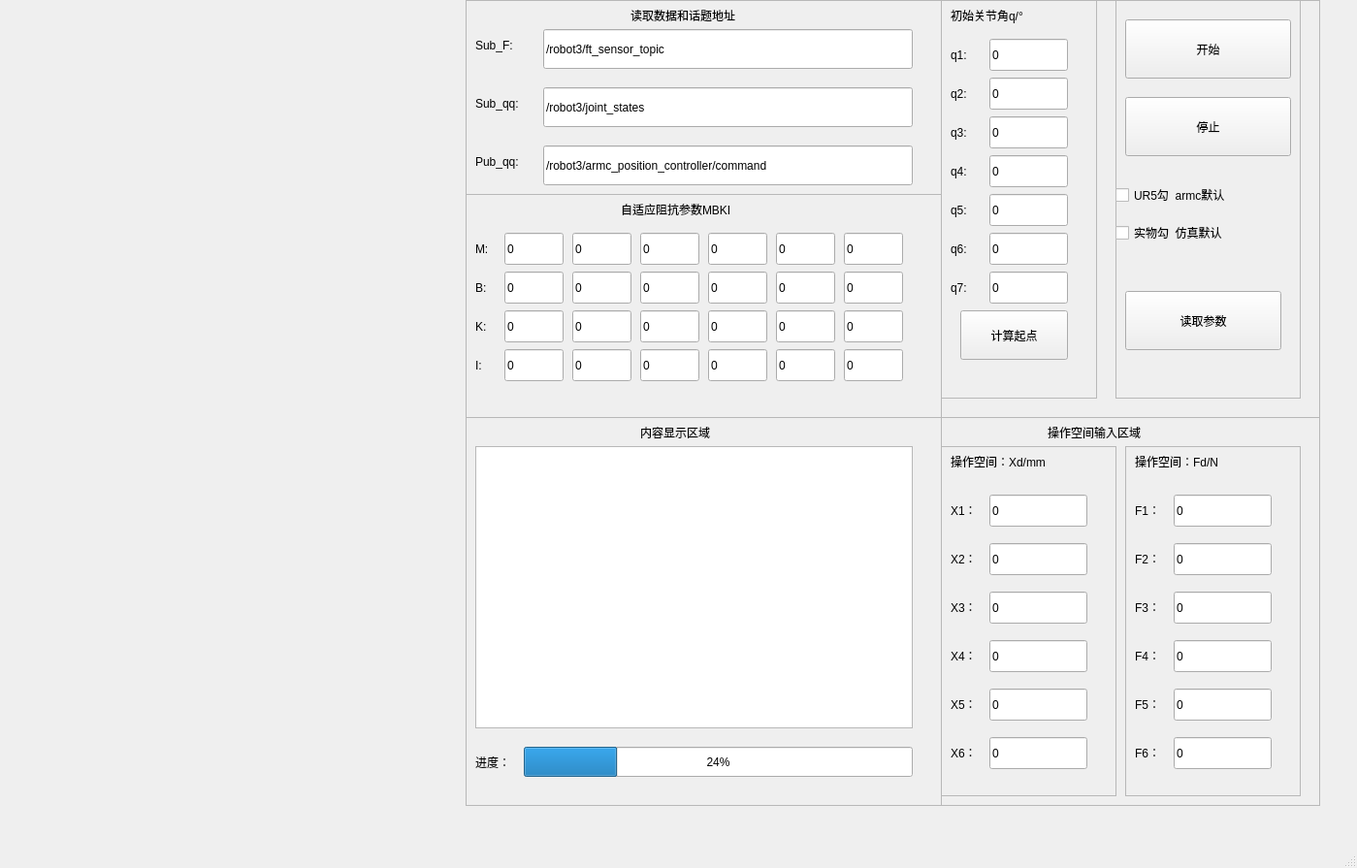
<?xml version="1.0" encoding="UTF-8"?>
<ui version="4.0">
 <class>MainWindow</class>
 <widget class="QMainWindow" name="MainWindow">
  <property name="geometry">
   <rect>
    <x>0</x>
    <y>0</y>
    <width>1399</width>
    <height>895</height>
   </rect>
  </property>
  <property name="windowTitle">
   <string>MainWindow</string>
  </property>
  <widget class="QWidget" name="centralwidget">
   <widget class="QWidget" name="horizontalLayoutWidget">
    <property name="geometry">
     <rect>
      <x>10</x>
      <y>0</y>
      <width>471</width>
      <height>431</height>
     </rect>
    </property>
    <layout class="QHBoxLayout" name="horizontalLayout_1"/>
   </widget>
   <widget class="QWidget" name="horizontalLayoutWidget_2">
    <property name="geometry">
     <rect>
      <x>10</x>
      <y>430</y>
      <width>471</width>
      <height>401</height>
     </rect>
    </property>
    <layout class="QHBoxLayout" name="horizontalLayout_2"/>
   </widget>
   <widget class="QWidget" name="horizontalLayoutWidget_6">
    <property name="geometry">
     <rect>
      <x>480</x>
      <y>0</y>
      <width>491</width>
      <height>431</height>
     </rect>
    </property>
    <layout class="QHBoxLayout" name="horizontalLayout">
     <item>
      <widget class="QFrame" name="frame_6">
       <property name="frameShape">
        <enum>QFrame::StyledPanel</enum>
       </property>
       <property name="frameShadow">
        <enum>QFrame::Raised</enum>
       </property>
       <widget class="QLabel" name="label_8">
        <property name="geometry">
         <rect>
          <x>10</x>
          <y>90</y>
          <width>71</width>
          <height>33</height>
         </rect>
        </property>
        <property name="text">
         <string>Sub_qq:</string>
        </property>
       </widget>
       <widget class="QLineEdit" name="lineEdit_sub_qq">
        <property name="geometry">
         <rect>
          <x>80</x>
          <y>90</y>
          <width>381</width>
          <height>41</height>
         </rect>
        </property>
        <property name="text">
         <string>/robot3/joint_states</string>
        </property>
       </widget>
       <widget class="QLabel" name="label_9">
        <property name="geometry">
         <rect>
          <x>10</x>
          <y>30</y>
          <width>61</width>
          <height>33</height>
         </rect>
        </property>
        <property name="text">
         <string>Sub_F:</string>
        </property>
       </widget>
       <widget class="QLineEdit" name="lineEdit_sub_f">
        <property name="geometry">
         <rect>
          <x>80</x>
          <y>30</y>
          <width>381</width>
          <height>41</height>
         </rect>
        </property>
        <property name="text">
         <string>/robot3/ft_sensor_topic</string>
        </property>
       </widget>
       <widget class="QLabel" name="label_3">
        <property name="geometry">
         <rect>
          <x>170</x>
          <y>0</y>
          <width>161</width>
          <height>31</height>
         </rect>
        </property>
        <property name="text">
         <string>读取数据和话题地址</string>
        </property>
       </widget>
       <widget class="QFrame" name="frame_3">
        <property name="geometry">
         <rect>
          <x>0</x>
          <y>200</y>
          <width>491</width>
          <height>231</height>
         </rect>
        </property>
        <property name="frameShape">
         <enum>QFrame::StyledPanel</enum>
        </property>
        <property name="frameShadow">
         <enum>QFrame::Raised</enum>
        </property>
        <widget class="QLabel" name="label_2">
         <property name="geometry">
          <rect>
           <x>160</x>
           <y>0</y>
           <width>171</width>
           <height>31</height>
          </rect>
         </property>
         <property name="text">
          <string>自适应阻抗参数MBKI</string>
         </property>
        </widget>
        <widget class="QLabel" name="label_25">
         <property name="geometry">
          <rect>
           <x>10</x>
           <y>40</y>
           <width>21</width>
           <height>33</height>
          </rect>
         </property>
         <property name="text">
          <string>M:</string>
         </property>
        </widget>
        <widget class="QLineEdit" name="lineEdit_m1">
         <property name="geometry">
          <rect>
           <x>40</x>
           <y>40</y>
           <width>61</width>
           <height>33</height>
          </rect>
         </property>
         <property name="text">
          <string>0</string>
         </property>
        </widget>
        <widget class="QLineEdit" name="lineEdit_m6">
         <property name="geometry">
          <rect>
           <x>390</x>
           <y>40</y>
           <width>61</width>
           <height>33</height>
          </rect>
         </property>
         <property name="text">
          <string>0</string>
         </property>
        </widget>
        <widget class="QLineEdit" name="lineEdit_m5">
         <property name="geometry">
          <rect>
           <x>320</x>
           <y>40</y>
           <width>61</width>
           <height>33</height>
          </rect>
         </property>
         <property name="text">
          <string>0</string>
         </property>
        </widget>
        <widget class="QLineEdit" name="lineEdit_m4">
         <property name="geometry">
          <rect>
           <x>250</x>
           <y>40</y>
           <width>61</width>
           <height>33</height>
          </rect>
         </property>
         <property name="text">
          <string>0</string>
         </property>
        </widget>
        <widget class="QLineEdit" name="lineEdit_m3">
         <property name="geometry">
          <rect>
           <x>180</x>
           <y>40</y>
           <width>61</width>
           <height>33</height>
          </rect>
         </property>
         <property name="text">
          <string>0</string>
         </property>
        </widget>
        <widget class="QLineEdit" name="lineEdit_m2">
         <property name="geometry">
          <rect>
           <x>110</x>
           <y>40</y>
           <width>61</width>
           <height>33</height>
          </rect>
         </property>
         <property name="text">
          <string>0</string>
         </property>
        </widget>
        <widget class="QLineEdit" name="lineEdit_b3">
         <property name="geometry">
          <rect>
           <x>180</x>
           <y>80</y>
           <width>61</width>
           <height>33</height>
          </rect>
         </property>
         <property name="text">
          <string>0</string>
         </property>
        </widget>
        <widget class="QLineEdit" name="lineEdit_b5">
         <property name="geometry">
          <rect>
           <x>320</x>
           <y>80</y>
           <width>61</width>
           <height>33</height>
          </rect>
         </property>
         <property name="text">
          <string>0</string>
         </property>
        </widget>
        <widget class="QLineEdit" name="lineEdit_b1">
         <property name="geometry">
          <rect>
           <x>40</x>
           <y>80</y>
           <width>61</width>
           <height>33</height>
          </rect>
         </property>
         <property name="text">
          <string>0</string>
         </property>
        </widget>
        <widget class="QLineEdit" name="lineEdit_b6">
         <property name="geometry">
          <rect>
           <x>390</x>
           <y>80</y>
           <width>61</width>
           <height>33</height>
          </rect>
         </property>
         <property name="text">
          <string>0</string>
         </property>
        </widget>
        <widget class="QLabel" name="label_26">
         <property name="geometry">
          <rect>
           <x>10</x>
           <y>80</y>
           <width>21</width>
           <height>33</height>
          </rect>
         </property>
         <property name="text">
          <string>B:</string>
         </property>
        </widget>
        <widget class="QLineEdit" name="lineEdit_b2">
         <property name="geometry">
          <rect>
           <x>110</x>
           <y>80</y>
           <width>61</width>
           <height>33</height>
          </rect>
         </property>
         <property name="text">
          <string>0</string>
         </property>
        </widget>
        <widget class="QLineEdit" name="lineEdit_b4">
         <property name="geometry">
          <rect>
           <x>250</x>
           <y>80</y>
           <width>61</width>
           <height>33</height>
          </rect>
         </property>
         <property name="text">
          <string>0</string>
         </property>
        </widget>
        <widget class="QLineEdit" name="lineEdit_k4">
         <property name="geometry">
          <rect>
           <x>250</x>
           <y>120</y>
           <width>61</width>
           <height>33</height>
          </rect>
         </property>
         <property name="text">
          <string>0</string>
         </property>
        </widget>
        <widget class="QLabel" name="label_27">
         <property name="geometry">
          <rect>
           <x>10</x>
           <y>120</y>
           <width>21</width>
           <height>33</height>
          </rect>
         </property>
         <property name="text">
          <string>K:</string>
         </property>
        </widget>
        <widget class="QLineEdit" name="lineEdit_k2">
         <property name="geometry">
          <rect>
           <x>110</x>
           <y>120</y>
           <width>61</width>
           <height>33</height>
          </rect>
         </property>
         <property name="text">
          <string>0</string>
         </property>
        </widget>
        <widget class="QLineEdit" name="lineEdit_k3">
         <property name="geometry">
          <rect>
           <x>180</x>
           <y>120</y>
           <width>61</width>
           <height>33</height>
          </rect>
         </property>
         <property name="text">
          <string>0</string>
         </property>
        </widget>
        <widget class="QLineEdit" name="lineEdit_k5">
         <property name="geometry">
          <rect>
           <x>320</x>
           <y>120</y>
           <width>61</width>
           <height>33</height>
          </rect>
         </property>
         <property name="text">
          <string>0</string>
         </property>
        </widget>
        <widget class="QLineEdit" name="lineEdit_k6">
         <property name="geometry">
          <rect>
           <x>390</x>
           <y>120</y>
           <width>61</width>
           <height>33</height>
          </rect>
         </property>
         <property name="text">
          <string>0</string>
         </property>
        </widget>
        <widget class="QLineEdit" name="lineEdit_k1">
         <property name="geometry">
          <rect>
           <x>40</x>
           <y>120</y>
           <width>61</width>
           <height>33</height>
          </rect>
         </property>
         <property name="text">
          <string>0</string>
         </property>
        </widget>
        <widget class="QLineEdit" name="lineEdit_i3">
         <property name="geometry">
          <rect>
           <x>180</x>
           <y>160</y>
           <width>61</width>
           <height>33</height>
          </rect>
         </property>
         <property name="text">
          <string>0</string>
         </property>
        </widget>
        <widget class="QLineEdit" name="lineEdit_i5">
         <property name="geometry">
          <rect>
           <x>320</x>
           <y>160</y>
           <width>61</width>
           <height>33</height>
          </rect>
         </property>
         <property name="text">
          <string>0</string>
         </property>
        </widget>
        <widget class="QLineEdit" name="lineEdit_i1">
         <property name="geometry">
          <rect>
           <x>40</x>
           <y>160</y>
           <width>61</width>
           <height>33</height>
          </rect>
         </property>
         <property name="text">
          <string>0</string>
         </property>
        </widget>
        <widget class="QLineEdit" name="lineEdit_i6">
         <property name="geometry">
          <rect>
           <x>390</x>
           <y>160</y>
           <width>61</width>
           <height>33</height>
          </rect>
         </property>
         <property name="text">
          <string>0</string>
         </property>
        </widget>
        <widget class="QLabel" name="label_29">
         <property name="geometry">
          <rect>
           <x>10</x>
           <y>160</y>
           <width>21</width>
           <height>33</height>
          </rect>
         </property>
         <property name="text">
          <string>I:</string>
         </property>
        </widget>
        <widget class="QLineEdit" name="lineEdit_i2">
         <property name="geometry">
          <rect>
           <x>110</x>
           <y>160</y>
           <width>61</width>
           <height>33</height>
          </rect>
         </property>
         <property name="text">
          <string>0</string>
         </property>
        </widget>
        <widget class="QLineEdit" name="lineEdit_i4">
         <property name="geometry">
          <rect>
           <x>250</x>
           <y>160</y>
           <width>61</width>
           <height>33</height>
          </rect>
         </property>
         <property name="text">
          <string>0</string>
         </property>
        </widget>
       </widget>
       <widget class="QLabel" name="label_30">
        <property name="geometry">
         <rect>
          <x>10</x>
          <y>150</y>
          <width>71</width>
          <height>33</height>
         </rect>
        </property>
        <property name="text">
         <string>Pub_qq:</string>
        </property>
       </widget>
       <widget class="QLineEdit" name="lineEdit_pub_qq">
        <property name="geometry">
         <rect>
          <x>80</x>
          <y>150</y>
          <width>381</width>
          <height>41</height>
         </rect>
        </property>
        <property name="text">
         <string>/robot3/armc_position_controller/command</string>
        </property>
       </widget>
      </widget>
     </item>
    </layout>
   </widget>
   <widget class="QWidget" name="horizontalLayoutWidget_5">
    <property name="geometry">
     <rect>
      <x>480</x>
      <y>430</y>
      <width>491</width>
      <height>401</height>
     </rect>
    </property>
    <layout class="QHBoxLayout" name="horizontalLayout_5">
     <item>
      <widget class="QFrame" name="frame">
       <property name="frameShape">
        <enum>QFrame::StyledPanel</enum>
       </property>
       <property name="frameShadow">
        <enum>QFrame::Raised</enum>
       </property>
       <widget class="QTextEdit" name="textEdit">
        <property name="geometry">
         <rect>
          <x>10</x>
          <y>30</y>
          <width>451</width>
          <height>291</height>
         </rect>
        </property>
       </widget>
       <widget class="QProgressBar" name="progressBar">
        <property name="geometry">
         <rect>
          <x>60</x>
          <y>340</y>
          <width>401</width>
          <height>31</height>
         </rect>
        </property>
        <property name="value">
         <number>24</number>
        </property>
       </widget>
       <widget class="QLabel" name="label_10">
        <property name="geometry">
         <rect>
          <x>10</x>
          <y>340</y>
          <width>51</width>
          <height>31</height>
         </rect>
        </property>
        <property name="text">
         <string>进度：</string>
        </property>
       </widget>
       <widget class="QLabel" name="label_4">
        <property name="geometry">
         <rect>
          <x>180</x>
          <y>0</y>
          <width>111</width>
          <height>31</height>
         </rect>
        </property>
        <property name="text">
         <string>内容显示区域</string>
        </property>
       </widget>
      </widget>
     </item>
    </layout>
   </widget>
   <widget class="QWidget" name="verticalLayoutWidget">
    <property name="geometry">
     <rect>
      <x>970</x>
      <y>430</y>
      <width>391</width>
      <height>401</height>
     </rect>
    </property>
    <layout class="QVBoxLayout" name="verticalLayout">
     <item>
      <widget class="QFrame" name="frame_4">
       <property name="frameShape">
        <enum>QFrame::StyledPanel</enum>
       </property>
       <property name="frameShadow">
        <enum>QFrame::Raised</enum>
       </property>
       <widget class="QFrame" name="frame_2">
        <property name="geometry">
         <rect>
          <x>0</x>
          <y>30</y>
          <width>181</width>
          <height>361</height>
         </rect>
        </property>
        <property name="frameShape">
         <enum>QFrame::StyledPanel</enum>
        </property>
        <property name="frameShadow">
         <enum>QFrame::Raised</enum>
        </property>
        <widget class="QLineEdit" name="lineEdit_x1">
         <property name="geometry">
          <rect>
           <x>50</x>
           <y>50</y>
           <width>101</width>
           <height>33</height>
          </rect>
         </property>
         <property name="text">
          <string>0</string>
         </property>
        </widget>
        <widget class="QLabel" name="label_19">
         <property name="geometry">
          <rect>
           <x>10</x>
           <y>50</y>
           <width>31</width>
           <height>31</height>
          </rect>
         </property>
         <property name="text">
          <string>X1：</string>
         </property>
        </widget>
        <widget class="QLabel" name="label_20">
         <property name="geometry">
          <rect>
           <x>10</x>
           <y>0</y>
           <width>151</width>
           <height>31</height>
          </rect>
         </property>
         <property name="text">
          <string>操作空间：Xd/mm</string>
         </property>
        </widget>
        <widget class="QLabel" name="label_21">
         <property name="geometry">
          <rect>
           <x>10</x>
           <y>100</y>
           <width>31</width>
           <height>31</height>
          </rect>
         </property>
         <property name="text">
          <string>X2：</string>
         </property>
        </widget>
        <widget class="QLineEdit" name="lineEdit_x2">
         <property name="geometry">
          <rect>
           <x>50</x>
           <y>100</y>
           <width>101</width>
           <height>33</height>
          </rect>
         </property>
         <property name="text">
          <string>0</string>
         </property>
        </widget>
        <widget class="QLabel" name="label_22">
         <property name="geometry">
          <rect>
           <x>10</x>
           <y>150</y>
           <width>31</width>
           <height>31</height>
          </rect>
         </property>
         <property name="text">
          <string>X3：</string>
         </property>
        </widget>
        <widget class="QLineEdit" name="lineEdit_x3">
         <property name="geometry">
          <rect>
           <x>50</x>
           <y>150</y>
           <width>101</width>
           <height>33</height>
          </rect>
         </property>
         <property name="text">
          <string>0</string>
         </property>
        </widget>
        <widget class="QLabel" name="label_23">
         <property name="geometry">
          <rect>
           <x>10</x>
           <y>250</y>
           <width>31</width>
           <height>31</height>
          </rect>
         </property>
         <property name="text">
          <string>X5：</string>
         </property>
        </widget>
        <widget class="QLineEdit" name="lineEdit_x5">
         <property name="geometry">
          <rect>
           <x>50</x>
           <y>250</y>
           <width>101</width>
           <height>33</height>
          </rect>
         </property>
         <property name="text">
          <string>0</string>
         </property>
        </widget>
        <widget class="QLabel" name="label_24">
         <property name="geometry">
          <rect>
           <x>10</x>
           <y>300</y>
           <width>31</width>
           <height>31</height>
          </rect>
         </property>
         <property name="text">
          <string>X6：</string>
         </property>
        </widget>
        <widget class="QLineEdit" name="lineEdit_x6">
         <property name="geometry">
          <rect>
           <x>50</x>
           <y>300</y>
           <width>101</width>
           <height>33</height>
          </rect>
         </property>
         <property name="text">
          <string>0</string>
         </property>
        </widget>
        <widget class="QLineEdit" name="lineEdit_x4">
         <property name="geometry">
          <rect>
           <x>50</x>
           <y>200</y>
           <width>101</width>
           <height>33</height>
          </rect>
         </property>
         <property name="text">
          <string>0</string>
         </property>
        </widget>
        <widget class="QLabel" name="label_28">
         <property name="geometry">
          <rect>
           <x>10</x>
           <y>200</y>
           <width>31</width>
           <height>31</height>
          </rect>
         </property>
         <property name="text">
          <string>X4：</string>
         </property>
        </widget>
       </widget>
       <widget class="QLabel" name="label">
        <property name="geometry">
         <rect>
          <x>110</x>
          <y>0</y>
          <width>151</width>
          <height>31</height>
         </rect>
        </property>
        <property name="text">
         <string>操作空间输入区域</string>
        </property>
       </widget>
       <widget class="QFrame" name="frame_11">
        <property name="geometry">
         <rect>
          <x>190</x>
          <y>30</y>
          <width>181</width>
          <height>361</height>
         </rect>
        </property>
        <property name="frameShape">
         <enum>QFrame::StyledPanel</enum>
        </property>
        <property name="frameShadow">
         <enum>QFrame::Raised</enum>
        </property>
        <widget class="QLineEdit" name="lineEdit_f1">
         <property name="geometry">
          <rect>
           <x>50</x>
           <y>50</y>
           <width>101</width>
           <height>33</height>
          </rect>
         </property>
         <property name="text">
          <string>0</string>
         </property>
        </widget>
        <widget class="QLabel" name="label_44">
         <property name="geometry">
          <rect>
           <x>10</x>
           <y>50</y>
           <width>31</width>
           <height>31</height>
          </rect>
         </property>
         <property name="text">
          <string>F1：</string>
         </property>
        </widget>
        <widget class="QLabel" name="label_45">
         <property name="geometry">
          <rect>
           <x>10</x>
           <y>0</y>
           <width>151</width>
           <height>31</height>
          </rect>
         </property>
         <property name="text">
          <string>操作空间：Fd/N</string>
         </property>
        </widget>
        <widget class="QLabel" name="label_46">
         <property name="geometry">
          <rect>
           <x>10</x>
           <y>100</y>
           <width>31</width>
           <height>31</height>
          </rect>
         </property>
         <property name="text">
          <string>F2：</string>
         </property>
        </widget>
        <widget class="QLineEdit" name="lineEdit_f2">
         <property name="geometry">
          <rect>
           <x>50</x>
           <y>100</y>
           <width>101</width>
           <height>33</height>
          </rect>
         </property>
         <property name="text">
          <string>0</string>
         </property>
        </widget>
        <widget class="QLabel" name="label_47">
         <property name="geometry">
          <rect>
           <x>10</x>
           <y>150</y>
           <width>31</width>
           <height>31</height>
          </rect>
         </property>
         <property name="text">
          <string>F3：</string>
         </property>
        </widget>
        <widget class="QLineEdit" name="lineEdit_f3">
         <property name="geometry">
          <rect>
           <x>50</x>
           <y>150</y>
           <width>101</width>
           <height>33</height>
          </rect>
         </property>
         <property name="text">
          <string>0</string>
         </property>
        </widget>
        <widget class="QLabel" name="label_48">
         <property name="geometry">
          <rect>
           <x>10</x>
           <y>250</y>
           <width>31</width>
           <height>31</height>
          </rect>
         </property>
         <property name="text">
          <string>F5：</string>
         </property>
        </widget>
        <widget class="QLineEdit" name="lineEdit_f5">
         <property name="geometry">
          <rect>
           <x>50</x>
           <y>250</y>
           <width>101</width>
           <height>33</height>
          </rect>
         </property>
         <property name="text">
          <string>0</string>
         </property>
        </widget>
        <widget class="QLabel" name="label_49">
         <property name="geometry">
          <rect>
           <x>10</x>
           <y>300</y>
           <width>31</width>
           <height>31</height>
          </rect>
         </property>
         <property name="text">
          <string>F6：</string>
         </property>
        </widget>
        <widget class="QLineEdit" name="lineEdit_f6">
         <property name="geometry">
          <rect>
           <x>50</x>
           <y>300</y>
           <width>101</width>
           <height>33</height>
          </rect>
         </property>
         <property name="text">
          <string>0</string>
         </property>
        </widget>
        <widget class="QLineEdit" name="lineEdit_f4">
         <property name="geometry">
          <rect>
           <x>50</x>
           <y>200</y>
           <width>101</width>
           <height>33</height>
          </rect>
         </property>
         <property name="text">
          <string>0</string>
         </property>
        </widget>
        <widget class="QLabel" name="label_50">
         <property name="geometry">
          <rect>
           <x>10</x>
           <y>200</y>
           <width>31</width>
           <height>31</height>
          </rect>
         </property>
         <property name="text">
          <string>F4：</string>
         </property>
        </widget>
       </widget>
      </widget>
     </item>
    </layout>
   </widget>
   <widget class="QWidget" name="verticalLayoutWidget_2">
    <property name="geometry">
     <rect>
      <x>970</x>
      <y>0</y>
      <width>391</width>
      <height>431</height>
     </rect>
    </property>
    <layout class="QVBoxLayout" name="verticalLayout_2">
     <item>
      <widget class="QFrame" name="frame_8">
       <property name="frameShape">
        <enum>QFrame::StyledPanel</enum>
       </property>
       <property name="frameShadow">
        <enum>QFrame::Raised</enum>
       </property>
       <widget class="QFrame" name="frame_5">
        <property name="geometry">
         <rect>
          <x>180</x>
          <y>0</y>
          <width>191</width>
          <height>411</height>
         </rect>
        </property>
        <property name="frameShape">
         <enum>QFrame::StyledPanel</enum>
        </property>
        <property name="frameShadow">
         <enum>QFrame::Raised</enum>
        </property>
        <widget class="QPushButton" name="button_begin">
         <property name="geometry">
          <rect>
           <x>10</x>
           <y>20</y>
           <width>171</width>
           <height>61</height>
          </rect>
         </property>
         <property name="text">
          <string>开始</string>
         </property>
         <property name="iconSize">
          <size>
           <width>16</width>
           <height>16</height>
          </size>
         </property>
         <property name="autoRepeat">
          <bool>false</bool>
         </property>
         <property name="autoExclusive">
          <bool>false</bool>
         </property>
         <property name="autoRepeatDelay">
          <number>400</number>
         </property>
         <property name="autoRepeatInterval">
          <number>200</number>
         </property>
         <property name="autoDefault">
          <bool>true</bool>
         </property>
         <property name="flat">
          <bool>false</bool>
         </property>
        </widget>
        <widget class="QPushButton" name="button_end">
         <property name="geometry">
          <rect>
           <x>10</x>
           <y>100</y>
           <width>171</width>
           <height>61</height>
          </rect>
         </property>
         <property name="text">
          <string>停止</string>
         </property>
         <property name="autoDefault">
          <bool>true</bool>
         </property>
        </widget>
        <widget class="QWidget" name="layoutWidget_2">
         <property name="geometry">
          <rect>
           <x>0</x>
           <y>180</y>
           <width>181</width>
           <height>81</height>
          </rect>
         </property>
         <layout class="QVBoxLayout" name="verticalLayout_4">
          <item>
           <widget class="QCheckBox" name="checkBox_UR5">
            <property name="text">
             <string>UR5勾  armc默认</string>
            </property>
           </widget>
          </item>
          <item>
           <widget class="QCheckBox" name="checkBox_real">
            <property name="text">
             <string>实物勾  仿真默认</string>
            </property>
           </widget>
          </item>
         </layout>
        </widget>
        <widget class="QPushButton" name="button_read">
         <property name="geometry">
          <rect>
           <x>10</x>
           <y>300</y>
           <width>161</width>
           <height>61</height>
          </rect>
         </property>
         <property name="text">
          <string>读取参数</string>
         </property>
         <property name="autoDefault">
          <bool>true</bool>
         </property>
        </widget>
       </widget>
       <widget class="QFrame" name="frame_7">
        <property name="geometry">
         <rect>
          <x>0</x>
          <y>0</y>
          <width>161</width>
          <height>411</height>
         </rect>
        </property>
        <property name="frameShape">
         <enum>QFrame::StyledPanel</enum>
        </property>
        <property name="frameShadow">
         <enum>QFrame::Raised</enum>
        </property>
        <widget class="QLabel" name="label_11">
         <property name="geometry">
          <rect>
           <x>10</x>
           <y>160</y>
           <width>31</width>
           <height>33</height>
          </rect>
         </property>
         <property name="text">
          <string>q4:</string>
         </property>
        </widget>
        <widget class="QLineEdit" name="lineEdit_q5">
         <property name="geometry">
          <rect>
           <x>50</x>
           <y>200</y>
           <width>81</width>
           <height>33</height>
          </rect>
         </property>
         <property name="text">
          <string>0</string>
         </property>
        </widget>
        <widget class="QLabel" name="label_12">
         <property name="geometry">
          <rect>
           <x>10</x>
           <y>240</y>
           <width>31</width>
           <height>33</height>
          </rect>
         </property>
         <property name="text">
          <string>q6:</string>
         </property>
        </widget>
        <widget class="QLineEdit" name="lineEdit_q6">
         <property name="geometry">
          <rect>
           <x>50</x>
           <y>240</y>
           <width>81</width>
           <height>33</height>
          </rect>
         </property>
         <property name="text">
          <string>0</string>
         </property>
        </widget>
        <widget class="QLabel" name="label_13">
         <property name="geometry">
          <rect>
           <x>10</x>
           <y>280</y>
           <width>31</width>
           <height>33</height>
          </rect>
         </property>
         <property name="text">
          <string>q7:</string>
         </property>
        </widget>
        <widget class="QLineEdit" name="lineEdit_q7">
         <property name="geometry">
          <rect>
           <x>50</x>
           <y>280</y>
           <width>81</width>
           <height>33</height>
          </rect>
         </property>
         <property name="text">
          <string>0</string>
         </property>
        </widget>
        <widget class="QLineEdit" name="lineEdit_q4">
         <property name="geometry">
          <rect>
           <x>50</x>
           <y>160</y>
           <width>81</width>
           <height>33</height>
          </rect>
         </property>
         <property name="text">
          <string>0</string>
         </property>
        </widget>
        <widget class="QLabel" name="label_14">
         <property name="geometry">
          <rect>
           <x>10</x>
           <y>200</y>
           <width>31</width>
           <height>33</height>
          </rect>
         </property>
         <property name="text">
          <string>q5:</string>
         </property>
        </widget>
        <widget class="QLabel" name="label_15">
         <property name="geometry">
          <rect>
           <x>10</x>
           <y>0</y>
           <width>121</width>
           <height>31</height>
          </rect>
         </property>
         <property name="text">
          <string>初始关节角q/°</string>
         </property>
        </widget>
        <widget class="QLabel" name="label_16">
         <property name="geometry">
          <rect>
           <x>10</x>
           <y>120</y>
           <width>31</width>
           <height>33</height>
          </rect>
         </property>
         <property name="text">
          <string>q3:</string>
         </property>
        </widget>
        <widget class="QLineEdit" name="lineEdit_q3">
         <property name="geometry">
          <rect>
           <x>50</x>
           <y>120</y>
           <width>81</width>
           <height>33</height>
          </rect>
         </property>
         <property name="text">
          <string>0</string>
         </property>
        </widget>
        <widget class="QLabel" name="label_17">
         <property name="geometry">
          <rect>
           <x>10</x>
           <y>80</y>
           <width>31</width>
           <height>33</height>
          </rect>
         </property>
         <property name="text">
          <string>q2:</string>
         </property>
        </widget>
        <widget class="QLineEdit" name="lineEdit_q2">
         <property name="geometry">
          <rect>
           <x>50</x>
           <y>80</y>
           <width>81</width>
           <height>33</height>
          </rect>
         </property>
         <property name="text">
          <string>0</string>
         </property>
        </widget>
        <widget class="QLabel" name="label_18">
         <property name="geometry">
          <rect>
           <x>10</x>
           <y>40</y>
           <width>31</width>
           <height>33</height>
          </rect>
         </property>
         <property name="text">
          <string>q1:</string>
         </property>
        </widget>
        <widget class="QLineEdit" name="lineEdit_q1">
         <property name="geometry">
          <rect>
           <x>50</x>
           <y>40</y>
           <width>81</width>
           <height>33</height>
          </rect>
         </property>
         <property name="text">
          <string>0</string>
         </property>
        </widget>
        <widget class="QPushButton" name="button_init">
         <property name="geometry">
          <rect>
           <x>20</x>
           <y>320</y>
           <width>111</width>
           <height>51</height>
          </rect>
         </property>
         <property name="text">
          <string>计算起点</string>
         </property>
         <property name="autoDefault">
          <bool>true</bool>
         </property>
        </widget>
        <zorder>label_11</zorder>
        <zorder>label_12</zorder>
        <zorder>label_13</zorder>
        <zorder>label_14</zorder>
        <zorder>label_15</zorder>
        <zorder>label_16</zorder>
        <zorder>label_17</zorder>
        <zorder>label_18</zorder>
        <zorder>lineEdit_q4</zorder>
        <zorder>lineEdit_q5</zorder>
        <zorder>lineEdit_q6</zorder>
        <zorder>lineEdit_q7</zorder>
        <zorder>lineEdit_q3</zorder>
        <zorder>lineEdit_q2</zorder>
        <zorder>lineEdit_q1</zorder>
        <zorder>button_init</zorder>
       </widget>
      </widget>
     </item>
    </layout>
   </widget>
  </widget>
  <widget class="QMenuBar" name="menubar">
   <property name="geometry">
    <rect>
     <x>0</x>
     <y>0</y>
     <width>1399</width>
     <height>35</height>
    </rect>
   </property>
  </widget>
  <widget class="QStatusBar" name="statusbar"/>
 </widget>
 <resources/>
 <connections/>
</ui>
